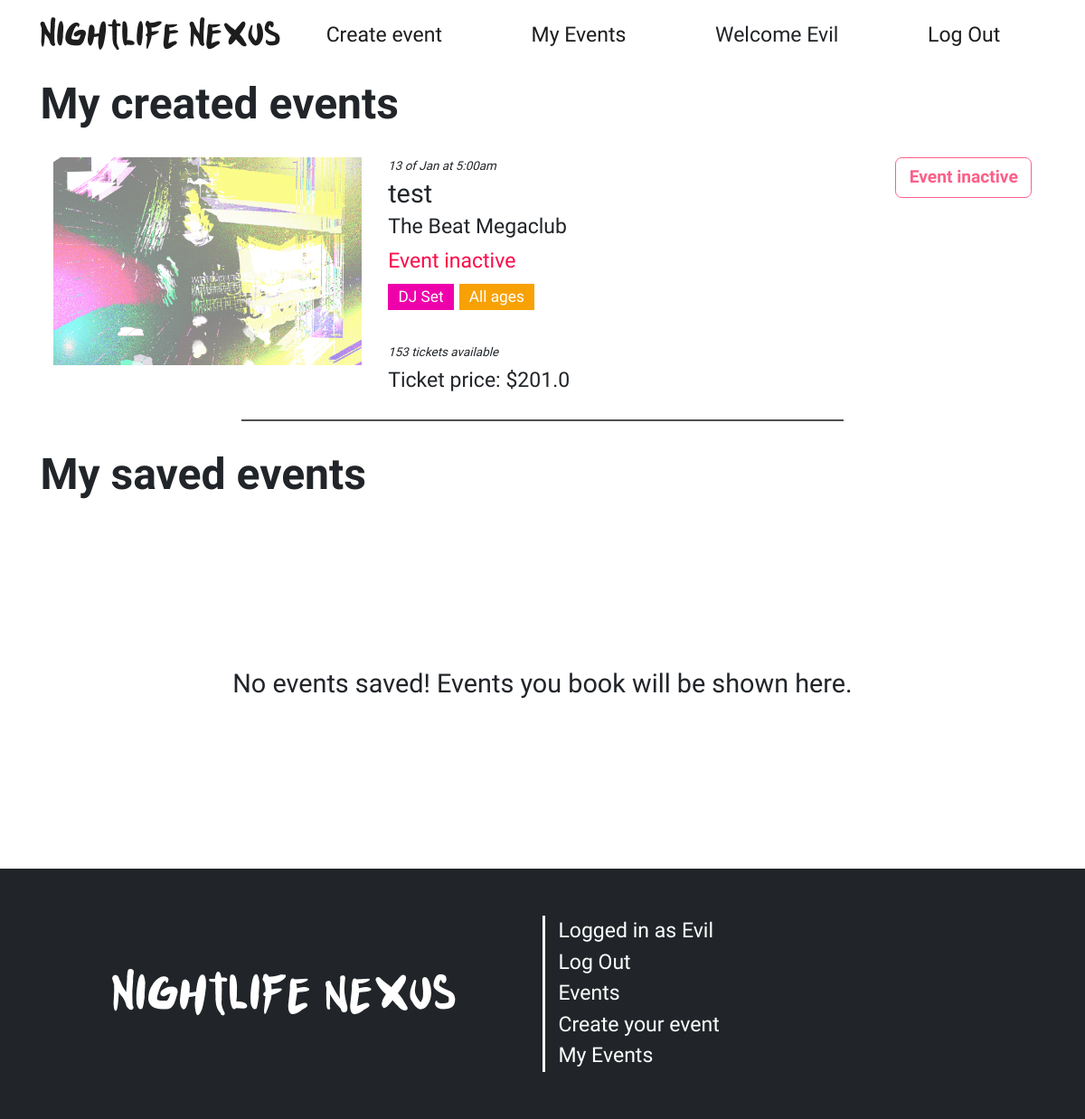
The page /events/bookings (signed in) on the database as committed earlier.
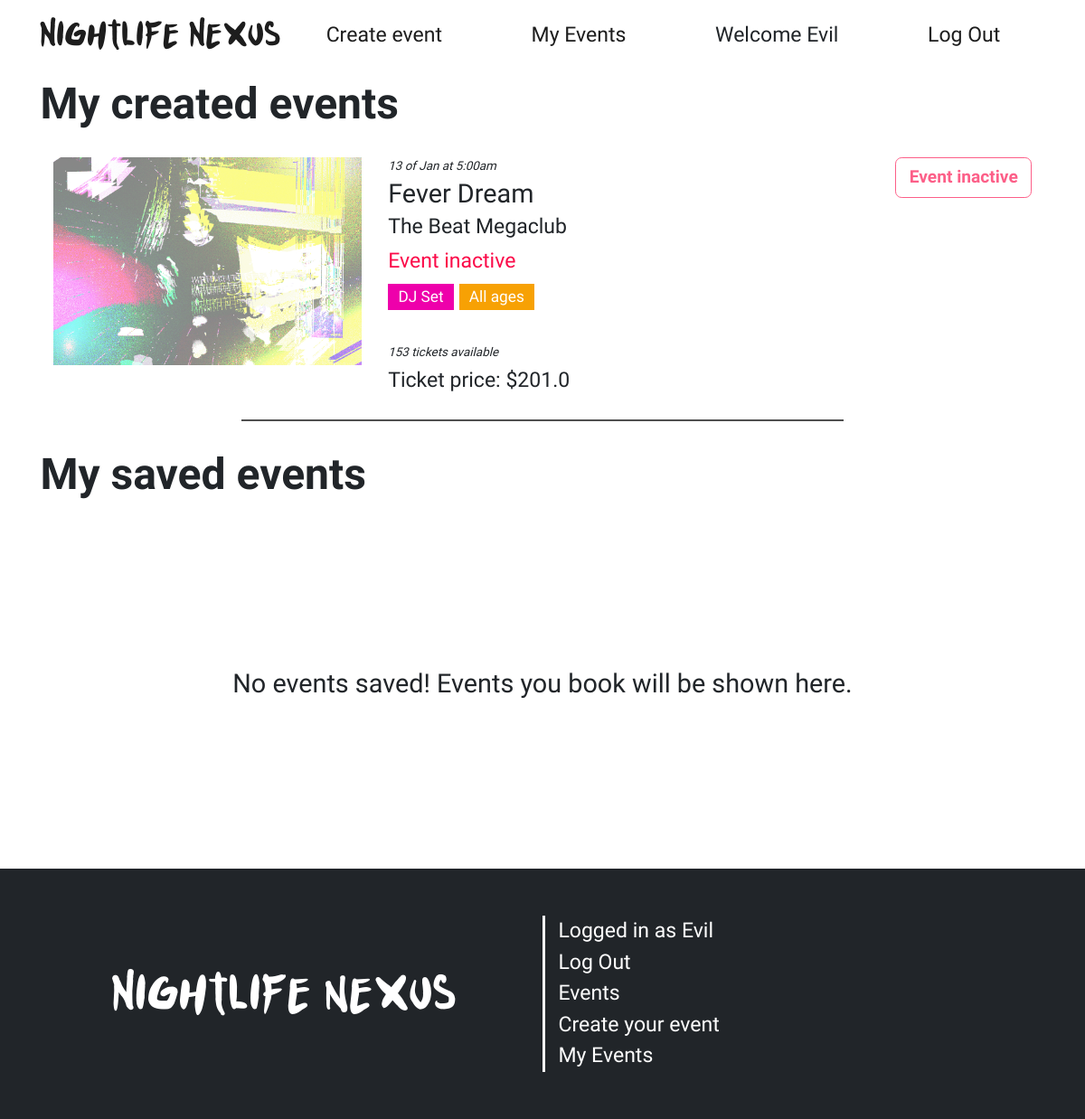
The same page on the database as committed later.
### website/models.py (models this page shows)
class Events(db.Model):
    __tablename__ = 'events'
    id = db.Column(db.Integer, primary_key=True)
    title = db.Column(db.String(50), nullable=False)
    desc = db.Column(db.String(200), nullable=False)
    image = db.Column(db.String(100), nullable=False)  # Store the image file path
    date = db.Column(db.Integer, nullable=False)       # Store the selected date of the event
    month = db.Column(db.String(3), nullable=False)    # Store the selected month ('Jan', 'Feb')
    nightclub = db.Column(db.String(50), nullable=False)
    event_type = db.Column(db.String(50), nullable=False)
    age_range = db.Column(db.String(50), nullable=False)
    user_id = db.Column(db.Integer, db.ForeignKey('users.id'))
    time = db.Column(db.String(7), nullable=False)
    price = db.Column(db.Float(2), nullable=False)
    tickets = db.Column(db.Integer, nullable=False)

### website/events.py (the view)
@event_bp.route('/bookings')
@login_required
def bookings():
    user_events = db.session.query(Events).filter(Events.user_id == current_user.id)
    for e in user_events:
       e.inactive = inactive(e.date,e.month)
    booked = db.session.query(Bookings, Events).filter(Events.id == Bookings.event_id, Bookings.user_id == current_user.id).all()
    return render_template('bookings.html', bookings=booked, user_events=user_events)

### website/__init__.py (called while the page is built)
def inactive(date, month):
   months = ['Jan','Feb','Mar','Apr','May','Jun','Jul','Aug','Sep','Oct','Nov','Dec']
   curr = datetime.today().strftime('%Y-%m-%d')
   eventDate = datetime.strptime(f'{date}/{months.index(month)+1}/{curr[:4]}', "%d/%m/%Y")
   if datetime.now().date() > eventDate.date():
      return True
   else:
      return False

### website/templates/bookings.html (shortened to what the changed rows need)
{% extends 'base.html' %}
{% block content %}
        <div class="container">
            {% if user_events %}
            <div class="">
                <div class="d-flex flex-column">
                    <h1 class="modal-title" id="exampleModalLabel">My created events</h1>
                </div>
            </div>
            <div>
            {% for userEvent in user_events %}
            <div class="row modalEvent">
                <span id="edit">
                    {% if userEvent.inactive %}
                    <a class="btn btn-edit disabled" href="{{ url_for('events.edit', id=userEvent.id )}}">Event inactive</a>
                    {% else %}
                    <a class="btn btn-edit" href="{{ url_for('events.edit', id=userEvent.id )}}">Edit event details</a>
                    {% endif %}
                </span>
                <div class="col-md-4">
                    <a href="{{ url_for('events.show', id=userEvent.id) }}" class="aImg">
                        <img src="{{ userEvent.image }}" />
                    </a>
                </div>
                <div class="col-md-5 eventsList">
                    <span id="bookingID">{{ userEvent.date}} of {{ userEvent.month }} at {{ userEvent.time }}</span>
                    <h4>{{ userEvent.title }}</h4>
                    <p>{{ userEvent.nightclub }}</p>
                    {% if userEvent.inactive %}
                    <p style="color: var(--main-red)">Event inactive</p>
                    {% elif userEvent.tickets == 0 %}
                    <p style="color: var(--main-red)">Event sold out</p>
                    {% endif %}
                    <span class="badge ev-{{ userEvent.event_type }}">{% if userEvent.event_type == 'theme' %}Themed Party{% elif userEvent.event_type == 'rave' %}Rave{% else %}DJ Set{% endif %}</span>
                    <span class="badge age-{{ userEvent.age_range }}">{% if userEvent.age_range == 'ov18' %}Over 18s{% elif userEvent.age_range == 'un18' %}Under 18s{% else %}All ages{% endif %}</span>
                    <br><br>
                    <span id="bookingID">{{ userEvent.tickets}} tickets available</span>
                    <p>Ticket price: ${{ userEvent.price }}</p>
                </div>
            </div>
            {% endfor %}
            </div>
            {% endif %}
            <div class="">
                <div class="d-flex flex-column">
                    <h1 class="modal-title" id="exampleModalLabel">My saved events</h1>
                </div>
            </div>
        </div>
{% endblock %}

Rows that differ between the two databases and show on the page:
changed Events "The Beat Megaclub": title "test" → "Fever Dream"
